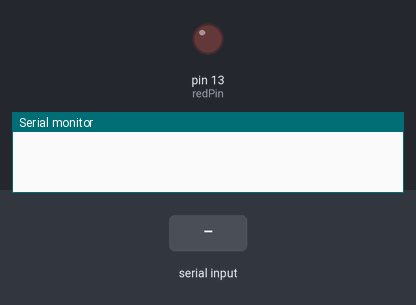
A sketch run on a simulated Arduino Uno, built with avr-gcc and run on an emulated ATmega328P. Shown: output pins drawn as LEDs (lit = HIGH), the last lines printed to the serial monitor. The inputs (shaded band) are chosen by the test bench.

Above: at 1.2 s.
1.3 s: "30,150,10,200\n" received over Serial
At 2.3 s:
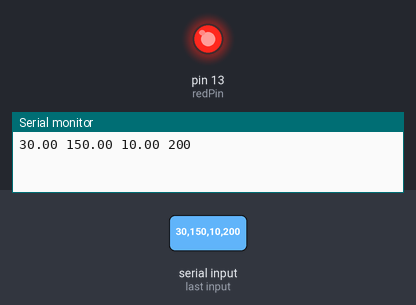
2.8 s: "90,45,200\n" received over Serial
4.3 s: "30,150,10\n" received over Serial
At 5.7 s:
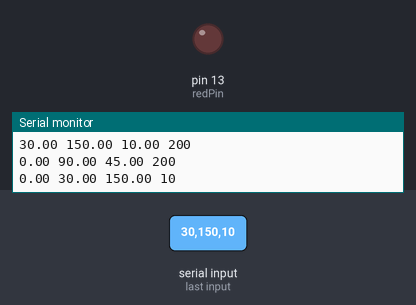
Timing chart, 0 to 7.3 s (numbered marks = the images above; inputs shaded):
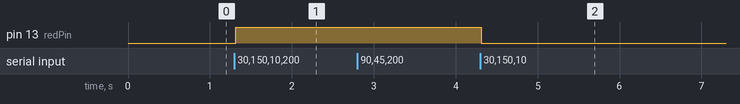

The sketch:

firmware.ino
```cpp
const int redPin = 13;

void setup() {
  Serial.begin(9600);
  pinMode(redPin, OUTPUT);
}

void loop() {
  while (Serial.available() > 0) {
    float a = Serial.parseFloat();
    float b = Serial.parseFloat();
    float c = Serial.parseFloat();
    int d = Serial.parseInt();

    analogWrite(redPin, d);

    Serial.print(a);
    Serial.print(" ");
    Serial.print(b);
    Serial.print(" ");
    Serial.print(c);
    Serial.print(" ");
    Serial.println(d);
  }

}
```

Measured:
- after the input at 1.3 s, pin 13 (redPin): LOW → HIGH at once
- after the input at 4.3 s, pin 13 (redPin): HIGH → LOW after 0.01 s instead of 2.5 s
